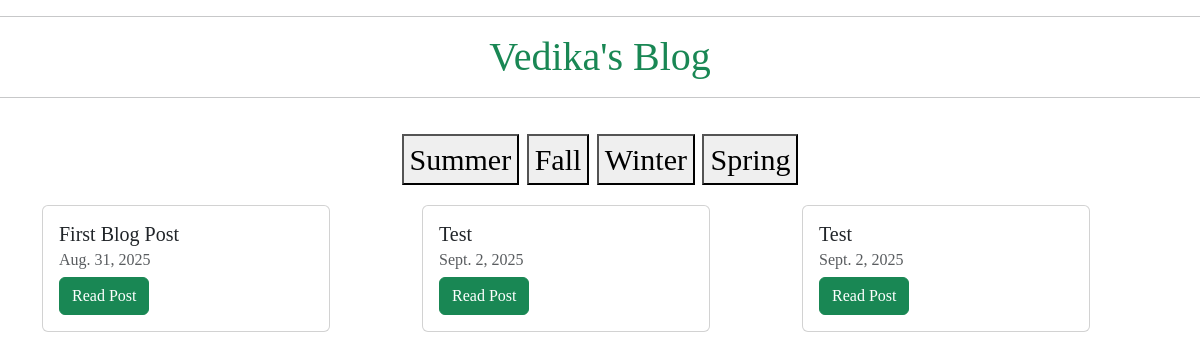
The app's page /, older data.
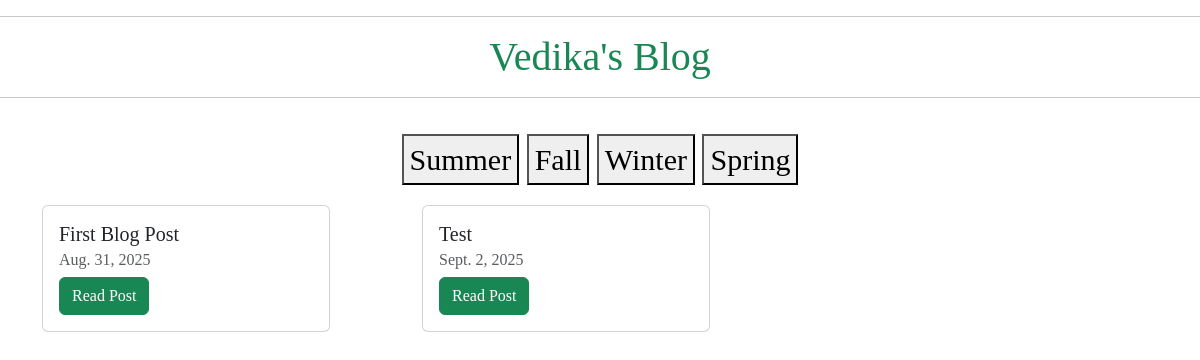
The same page, newer data.
### pages/models.py (models this page shows)
class Post(models.Model):
    title = models.CharField(max_length=100)
    date = models.DateField()
    content = models.TextField()

### pages/views.py (the view)
# urls.py: 2. Add a URL to urlpatterns:  path('', views.home, name='home')
def home(request):
    posts = Post.objects.all()
    context = {
        "posts": posts
    }
    return render(request, "home.html", context)

### pages/templates/home.html
{% extends 'base.html' %}
{% block content %}
    <div class = "row row-cols-3">
      {% for post in posts %}
        <div class="col">
          <div class="card" style="width: 18rem;">
            <div class="card-body">
            <h5 class="card-title">{{post.title}}</h5>
            <h6 class="card-subtitle mb-2 text-body-secondary"> {{post.date}}</h6>
            <a href = "{% url 'detail' post.pk %}" class="card-link btn btn-success">Read Post</a>
            </div>
          </div>
        </div>
    {% endfor %}
    </div>
{% endblock %}

Row changes from the older to the newer data that the page shows:
removed Post: title "Test", date "Sept. 2, 2025"
